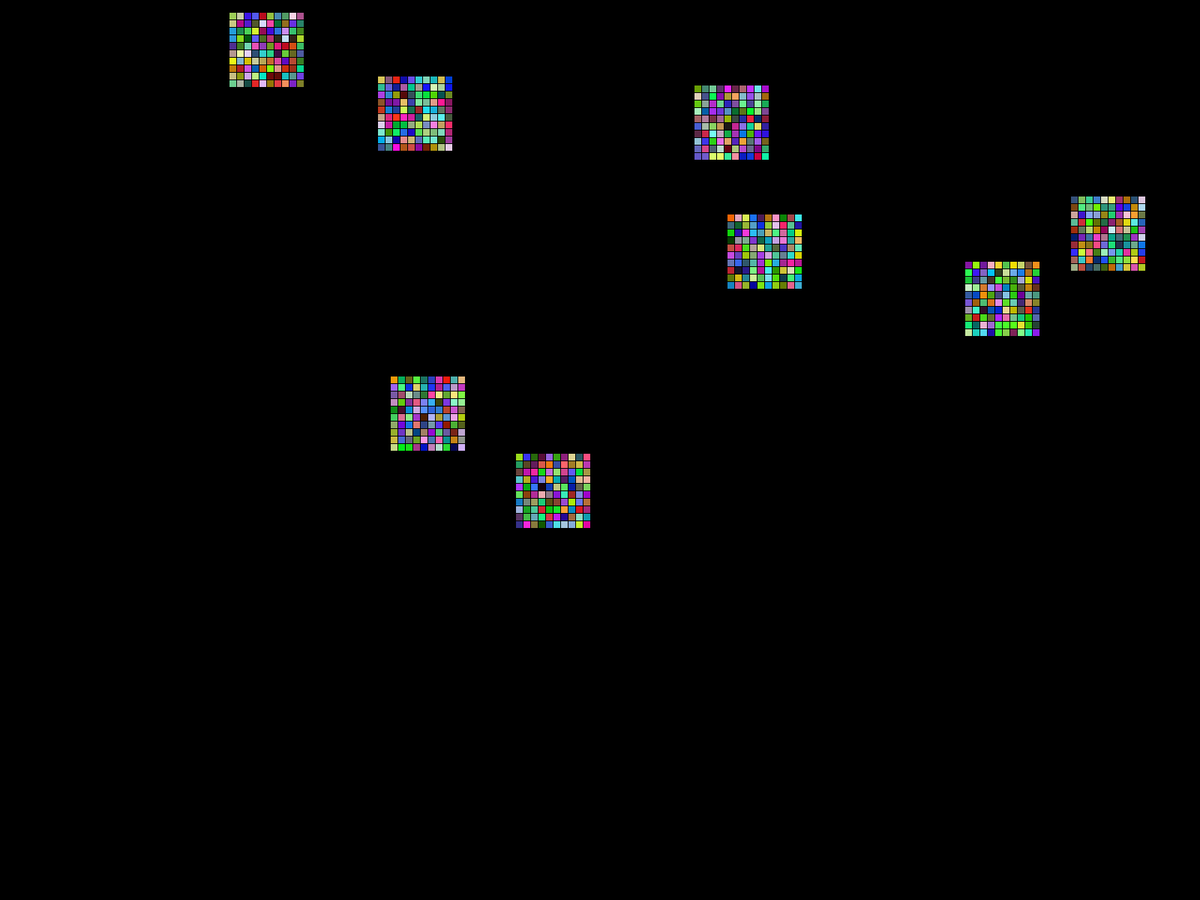
Frame 1 (no input)
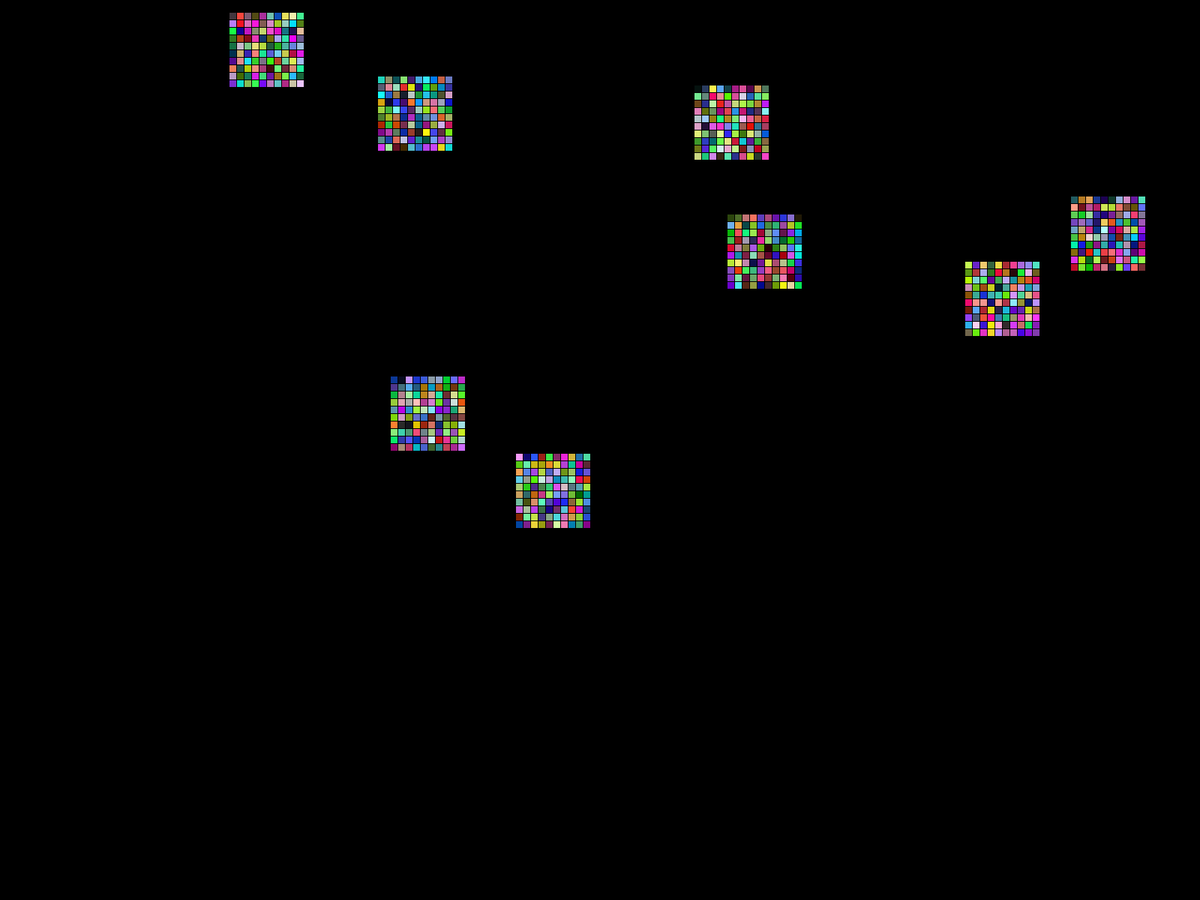
Frame 60 (the mouse pressed at the canvas centre just before this capture)
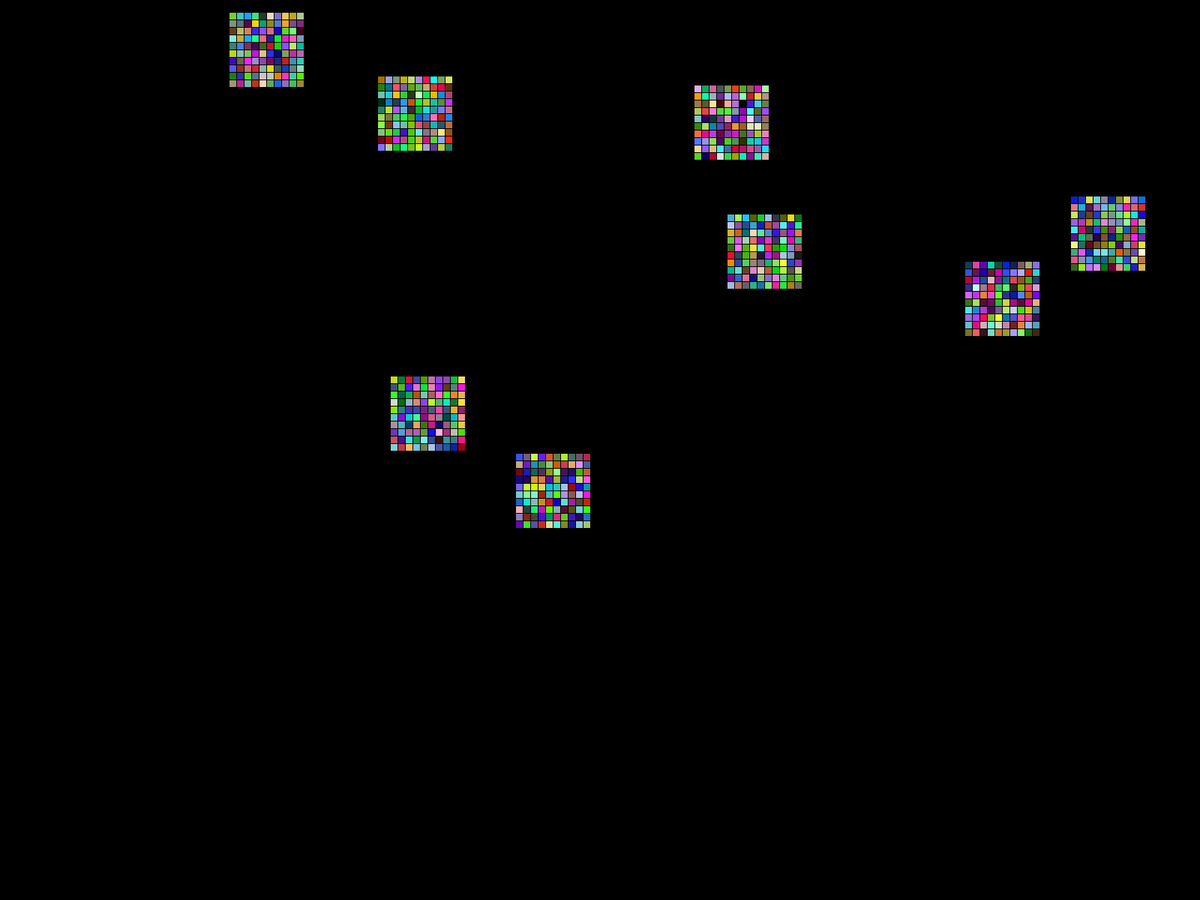
Frame 120 (the mouse held since frame 60 and released just before this capture)

The Processing sketch that drew these frames (run headless with seeded random() and noise(); from frame 60 on, the mouse is pressed at the canvas centre):

// Processing sketch: PixelBricks
// ── PixelBricks.pde
class PixelBrick {
  PVector position; // Position on the screen
  int rows, cols; // Rows and colums
  int pixWidth; 
  
  PixelBrick(PVector pos, int numRows, int numCols, int pWidth) { //<>//
    position = pos; 
    rows = numRows;
    cols = numCols;
    pixWidth = pWidth; 
  }
  
  void run() {
    // Draw the color grid. 
    pushMatrix();
    translate(position.x, position.y);
    for (int x = 0; x < cols; x++) {
      for (int y = 0; y < rows; y++) {
        stroke(0);
        fill(color(random(255), random(255), random(255)));
        rect(pixWidth*x, pixWidth*y, pixWidth, pixWidth);  
      }
    }
    popMatrix();
  }
  
}
class DigitalFood {
  ArrayList<PixelBrick> digitalFood; 
  
  DigitalFood(int num) {
    int cols = 10; int rows = 10; 
    int pixWidth = 10; 
    
    // Initialize num of PixelBricks
    digitalFood = new ArrayList(); 
    PVector position;
    for (int i = 0; i < num; i++) {
      // Keep creating a random position till the time we get a clean position
      // that doesn't intersect with another brick. 
      do {
        position =  new PVector(int(random(width - pixWidth*cols)), int(random((int) height - pixWidth*rows))); 
      } while (isIntersecting(position, rows, cols, pixWidth)); 
      
      digitalFood.add(new PixelBrick(position, rows, cols, pixWidth));
    }
    
  }
  
  void run() {
    for (int i = 0; i < digitalFood.size(); i++) {
      digitalFood.get(i).run();
    }
  }
  
  boolean isIntersecting(PVector position, int rows, int cols, int pixWidth) {
    // Check to see if the two rectangles intersect
    
    // Calculate current Pixel Brick's dimensions. 
    int newPBTopRight = int(position.x + pixWidth*cols); 
    int newPBBottom = int(position.y + pixWidth*rows);
    
    for (int i = 0; i < digitalFood.size(); i++) {
      // Existing PixelBrick dimensions. 
      PixelBrick pB = digitalFood.get(i); 
      int pBTopRight = int(pB.position.x + pB.pixWidth*pB.cols); 
      int pBBottom = int(pB.position.y + pB.pixWidth*pB.cols); 
      
      // Compare the two and check if they intensect. 
      boolean a = (pBTopRight > position.x && pB.position.x < newPBTopRight && pBBottom > position.y && pB.position.y < newPBBottom); 
     
      // Break and return immediately. 
      if (a) {
        return a;  
      }
    }
    
    return false; 
    
    // Collision condition.
    // if(rectOneRight > rectTwoLeft && rectOneLeft < rectTwoRight && rectOneBottom > rectTwoTop && rectOneTop < rectTwoBottom){
  }
}

int numPixelBricks = 8; 
DigitalFood mediaFood; 

// Before making the next pixel brick, 
void setup() {
  fullScreen();
   mediaFood = new DigitalFood(numPixelBricks); 
}

void draw() {
  background(0);
  mediaFood.run(); 
  println(frameRate);
}
